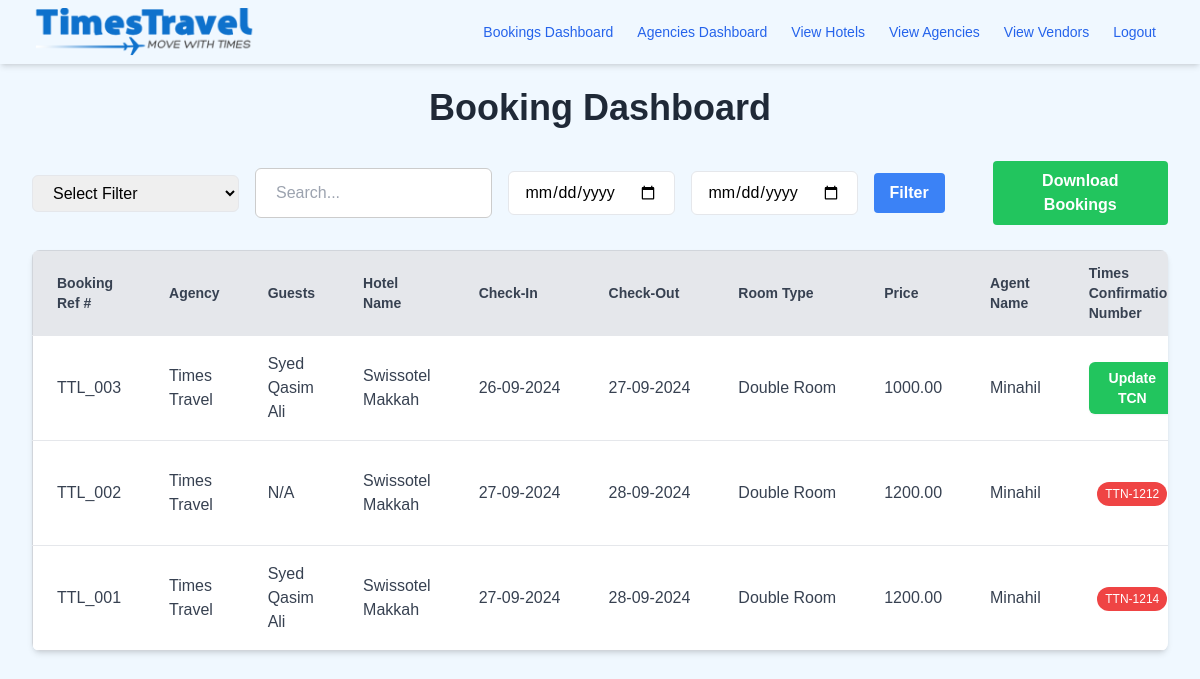
/bookings (signed in), run on an earlier commit of the app's database.
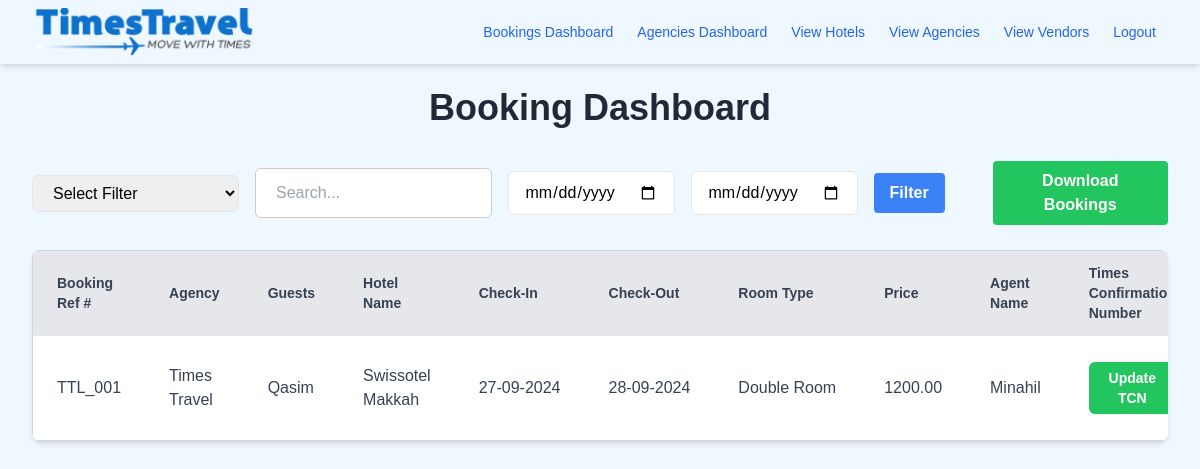
And on a later commit of the database.
### app/models.py (models this page shows, shortened)
class Booking(db.Model):
    __tablename__ = 'bookings'
    id = Column(Integer, primary_key=True)
    check_in = Column(DateTime, nullable=False)
    check_out = Column(DateTime, nullable=False)
    hotel_id = Column(Integer, ForeignKey('hotel.id'), nullable=False)
    hotel_name = Column(String(128), nullable=False)
    room_type = Column(String(128), nullable=True)
    room_id = Column(Integer, ForeignKey('room.id'), nullable=False)
    agent_id = Column(Integer, ForeignKey('users.id'), nullable=True)
    agency_id = Column(Integer, ForeignKey('agencies.id'), nullable=True)
    agency = db.relationship('Agency', back_populates='bookings')
    confirmation_number = Column(String(64), unique=True, nullable=True)
    booking_confirmed = Column(Boolean, default=False)
    times_con_number = Column(String(64), unique=True, nullable=True)
    times_confirmed = Column(Boolean, default=False)
    invoice_paid = Column(Boolean, default=False)
    selling_price = Column(Numeric(precision=12, scale=2), nullable=True)
    buying_price = Column(Numeric(precision=12, scale=2), nullable=True)
    special_requests = Column(String(128), nullable=True)
    remarks = Column(Text, nullable=True)
    room = relationship('Room', back_populates='bookings')
    agent = relationship('User', back_populates='bookings', foreign_keys=[agent_id])
    agency = relationship('Agency', back_populates='bookings', foreign_keys=[agency_id])
    guests = relationship('Guest', back_populates='booking', cascade="all, delete-orphan")
    hotel = relationship('Hotel', back_populates='bookings')
    invoice = relationship('Invoice', back_populates='booking', uselist=False, cascade="all, delete-orphan")

class Agency(db.Model):
    __tablename__ = 'agencies'
    id = Column(Integer, primary_key=True)
    name = Column(String(128), nullable=False)
    email = Column(String(120), index=True, unique=True, nullable=False)
    designation = Column(String(128), nullable=True)
    telephone = Column(BigInteger, nullable=True)
    credit_limit = Column(Numeric(precision=12, scale=2), default=0.00)
    used_credit = Column(Numeric(precision=12, scale=2), default=0.00)
    paid_back = Column(Numeric(precision=12, scale=2), default=0.00)
    account_limit = Column(Numeric(precision=5, scale=0), default=0)
    allowed_accounts = Column(Integer, default=0)
    users = relationship(
        'User',
        back_populates='agency',
        foreign_keys='User.agency_id'
    )
    bookings = relationship(
        'Booking',
        back_populates='agency',
        foreign_keys='Booking.agency_id',
        lazy='joined'
    )

class Guest(db.Model):
    __tablename__ = 'guests'
    id = Column(Integer, primary_key=True)
    first_name = Column(String(64), nullable=False)
    last_name = Column(String(64), nullable=False)
    email = Column(String(120), nullable=True)
    phone_number = Column(BigInteger, nullable=True)
    booking_id = Column(Integer, ForeignKey('bookings.id'), nullable=False)  # Link to Booking model
    booking = relationship('Booking', back_populates='guests')

class Room(db.Model):
    __tablename__ = 'room'
    id = db.Column(db.Integer, primary_key=True)
    hotel_id = db.Column(db.Integer, db.ForeignKey('hotel.id'), nullable=False)
    type = db.Column(db.String(100), nullable=False)
    availability = db.Column(db.Boolean, nullable=False)
    rooms_available = db.Column(db.Integer, nullable=False)
    inclusion = db.Column(db.String(100))
    approval = db.Column(db.String(100))
    notes = db.Column(db.String(100))
    january_rates = db.Column(JSON, nullable=True)
    february_rates = db.Column(JSON, nullable=True)
    march_rates = db.Column(JSON, nullable=True)
    april_rates = db.Column(JSON, nullable=True)
    may_rates = db.Column(JSON, nullable=True)
    june_rates = db.Column(JSON, nullable=True)
    july_rates = db.Column(JSON, nullable=True)
    august_rates = db.Column(JSON, nullable=True)
    september_rates = db.Column(JSON, nullable=True)
    october_rates = db.Column(JSON, nullable=True)
    november_rates = db.Column(JSON, nullable=True)
    december_rates = db.Column(JSON, nullable=True)
    total_price = db.Column(db.Float, default=0)
    bookings = relationship('Booking', back_populates='room')  # Back reference to Booking

class User(UserMixin, db.Model):
    __tablename__ = 'users'
    id = Column(Integer, primary_key=True)
    username = Column(String(64), nullable=False)
    email = Column(String(120), unique=True, nullable=False)
    hashed_password = Column(String(128), nullable=False)
    role = Column(String(64), nullable=False, default='user')
    agency_id = Column(Integer, ForeignKey('agencies.id'), nullable=True)
    agency = relationship(
        'Agency',
        back_populates='users',
        foreign_keys=[agency_id]
    )
    bookings = relationship(
        'Booking',
        back_populates='agent',
        foreign_keys='Booking.agent_id'
    )

### app/routes/booking_routes.py (the view)
@booking_bp.route('/bookings', methods=['GET', 'POST'])
@login_required
@roles_required('super_admin', 'admin', 'agency_admin')
def view_bookings():
    query = Booking.query
    query = apply_filters_and_sorting(query)
    if current_user.role == 'super_admin':
        bookings = query.all()
    elif current_user.role == 'agency_admin':
        bookings = query.filter_by(agency_id=current_user.agency_id).all()
    elif current_user.role == 'admin':
        bookings = query.filter_by(invoice_paid=False).all()
    return render_template('booking/booking_dashboard.html',
                           bookings=bookings,
                           sort_by=request.args.get('sort_by', 'id'),
                           sort_order=request.args.get('sort_order', 'asc'),
                           filter_column=request.args.get('filter_column'),
                           filter_value=request.args.get('filter_value'),
                           start_date=request.args.get('start_date'),
                           end_date=request.args.get('end_date'))

### app/models.py (called while the page is built)
@login.user_loader
def load_user(id):
    return User.query.get(int(id))

### app/templates/booking/booking_dashboard.html (shortened to what the changed rows need)
<!DOCTYPE html>
<html lang="en">
<head>
    <link rel="stylesheet" href="{{ url_for('static', filename='style.css') }}">
    <link rel="stylesheet" href="https://cdnjs.cloudflare.com/ajax/libs/font-awesome/6.0.0-beta3/css/all.min.css">
    <script src="https://cdn.tailwindcss.com"></script>
</head>
<body class="bg-primary-100">
    <div class="mt-6 mx-auto max-w-9xl px-4 sm:px-6 lg:px-8">
        <h1 class="text-4xl font-extrabold text-gray-800 mb-8 text-center">Booking Dashboard</h1>
        <div class="overflow-x-auto bg-white shadow-md rounded-lg">
            <table class="min-w-full border border-gray-300 divide-y divide-gray-200">
                <thead class="bg-gray-200">
                    <tr>
                        <th class="px-6 py-3 text-left text-sm font-semibold text-gray-700">
                            <a href="{{ url_for('booking.view_bookings', sort_by='id', sort_order='asc' if sort_order == 'desc' else 'desc', filter_column=filter_column, filter_value=filter_value) }}">Booking Ref #</a>
                        </th>
                        <th class="px-6 py-3 text-left text-sm font-semibold text-gray-700">
                            <a href="{{ url_for('booking.view_bookings', sort_by='agency_name', sort_order='asc' if sort_order == 'desc' else 'desc', filter_column=filter_column, filter_value=filter_value) }}">Agency</a>
                        </th>
                        <th class="px-6 py-3 text-left text-sm font-semibold text-gray-700">
                            <a href="{{ url_for('booking.view_bookings', sort_by='guests', sort_order='asc' if sort_order == 'desc' else 'desc', filter_column=filter_column, filter_value=filter_value) }}">Guests</a>
                        </th>
                        <th class="px-6 py-3 text-left text-sm font-semibold text-gray-700">
                            <a href="{{ url_for('booking.view_bookings', sort_by='hotel_name', sort_order='asc' if sort_order == 'desc' else 'desc', filter_column=filter_column, filter_value=filter_value) }}">Hotel Name</a>
                        </th>
                        <th class="px-6 py-3 text-left text-sm font-semibold text-gray-700">
                            <a href="{{ url_for('booking.view_bookings', sort_by='check_in', sort_order='asc' if sort_order == 'desc' else 'desc', filter_column=filter_column, filter_value=filter_value) }}">Check-In</a>
                        </th>
                        <th class="px-6 py-3 text-left text-sm font-semibold text-gray-700">
                            <a href="{{ url_for('booking.view_bookings', sort_by='check_out', sort_order='asc' if sort_order == 'desc' else 'desc', filter_column=filter_column, filter_value=filter_value) }}">Check-Out</a>
                        </th>
                        <th class="px-6 py-3 text-left text-sm font-semibold text-gray-700">
                            <a href="{{ url_for('booking.view_bookings', sort_by='room_type', sort_order='asc' if sort_order == 'desc' else 'desc', filter_column=filter_column, filter_value=filter_value) }}">Room Type</a>
                        </th>
                        <th class="px-6 py-3 text-left text-sm font-semibold text-gray-700">
                            <a href="{{ url_for('booking.view_bookings', sort_by='selling_price', sort_order='asc' if sort_order == 'desc' else 'desc', filter_column=filter_column, filter_value=filter_value) }}">Price</a>
                        </th>
                        <th class="px-6 py-3 text-left text-sm font-semibold text-gray-700">
                            <a href="{{ url_for('booking.view_bookings', sort_by='agent_name', sort_order='asc' if sort_order == 'desc' else 'desc', filter_column=filter_column, filter_value=filter_value) }}">Agent Name</a>
                        </th>
                        <th class="px-6 py-3 text-left text-sm font-semibold text-gray-700">
                            <a href="{{ url_for('booking.view_bookings', sort_by='times_confirmation_number', sort_order='asc' if sort_order == 'desc' else 'desc', filter_column=filter_column, filter_value=filter_value) }}">Times Confirmation Number</a>
                        </th>
                    </tr>
                </thead>
                <tbody class="bg-white divide-y divide-gray-200">
                    {% for booking in bookings %}
                    <tr class="hover:bg-gray-50 transition-colors">
                        <td class="px-6 py-4 text-gray-700" onclick="openBookingDetailsModal({{ booking.id }})">TTL_00{{ booking.id }}</td>
                        <td class="px-6 py-4 text-gray-700">
                            {% if booking.agency %}
                            {{ booking.agency.name }}
                            {% else %}
                            N/A
                            {% endif %}
                        </td>
                        <td class="px-6 py-4 text-gray-700">
                            {% if booking.guests %}
                                {{ booking.guests[0].first_name }}
                            {% else %}
                                N/A
                            {% endif %}
                        </td>
                        <td class="px-6 py-4 text-gray-700">{{ booking.hotel_name }}</td>
                        <td class="px-6 py-4 text-gray-700 nowrap">{{ booking.check_in.strftime('%d-%m-%Y') }}</td>
                        <td class="px-6 py-4 text-gray-700 nowrap">{{ booking.check_out.strftime('%d-%m-%Y') }}</td>
                        <td class="px-6 py-4 text-gray-700 nowrap">{{ booking.room.type or booking.room_type or 'N/A' }}</td>
                        <td class="px-6 py-4 text-gray-700 nowrap">{{ booking.selling_price }}</td>
                        <td class="px-6 py-4 text-gray-700">
                            {% if booking.agent %}
                            {{ booking.agent.username }}
                            {% else %}
                            N/A
                            {% endif %}
                        </td>
                        <td class="px-6 py-4 text-center">
                            {% if not booking.times_confirmed %}
                            <button
                                    onclick="openTCNModal('{{ booking.id }}', '{{ booking.times_con_number }}', '{{ booking.remarks }}')"
                                    class="bg-green-500 hover:bg-green-600 text-white font-semibold text-sm py-1.5 px-3 rounded-md shadow-sm transition duration-300 ease-in-out transform hover:scale-105">
                                    Update TCN
                            </button>
                            {% else %}
                            <span
                                class="inline-block px-2 py-1 text-xs font-medium text-white rounded-full {{ 'bg-green-500' if booking.booking_confirmed else 'bg-red-500' }}">
                                {{ booking.times_con_number }}
                            </span>
                            {% endif %}
                        </td>
                    </tr>
                    {% endfor %}
                </tbody>
            </table>
        </div>
    </div>
</body>
</html>

What changed in the data, as far as the page shows it:
removed Booking: id "3", agency.name "Times Travel", first_name "Syed Qasim Ali", hotel_name "Swissotel Makkah", check_in "26-09-2024", check_out "27-09-2024", room "Double Room", selling_price "1000.00", agent.username "Minahil"
removed Booking: id "2", agency.name "Times Travel", shows "N/A", hotel_name "Swissotel Makkah", check_in "27-09-2024", check_out "28-09-2024", room "Double Room", selling_price "1200.00", agent.username "Minahil", times_con_number "TTN-1212"
changed Booking "Swissotel Makkah": first_name "Syed Qasim Ali" → "Qasim"; times_con_number "TTN-1214" → (not shown); now shows "Update TCN"
